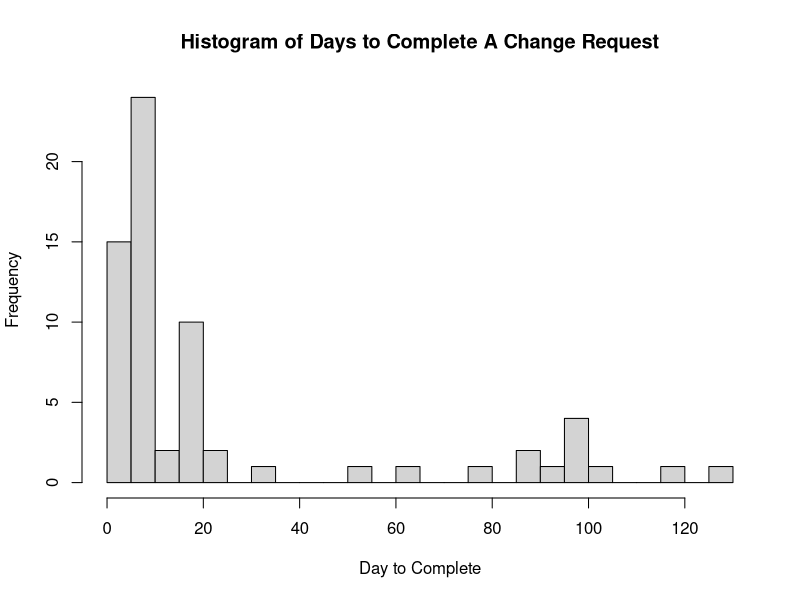
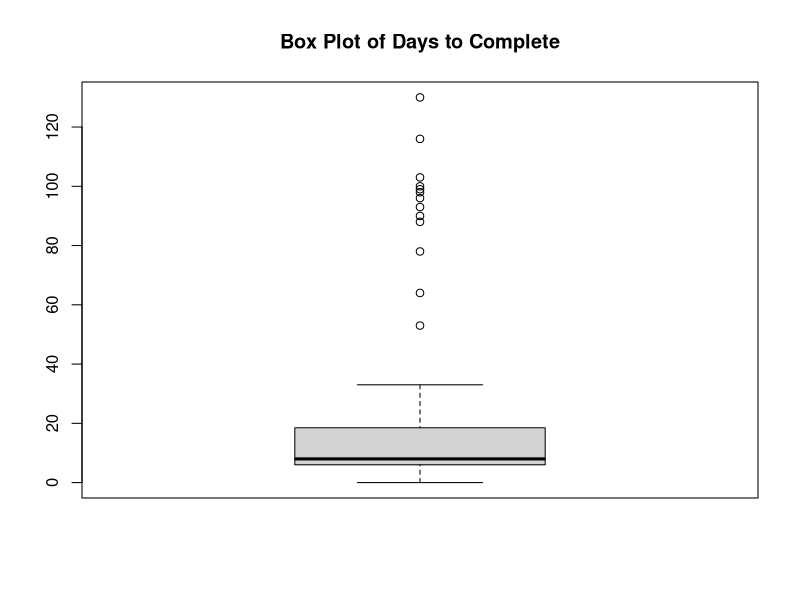
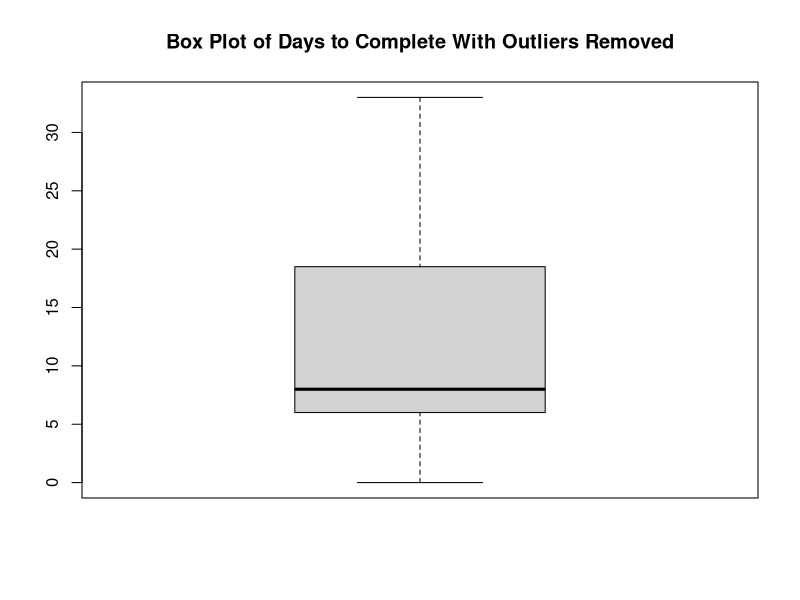
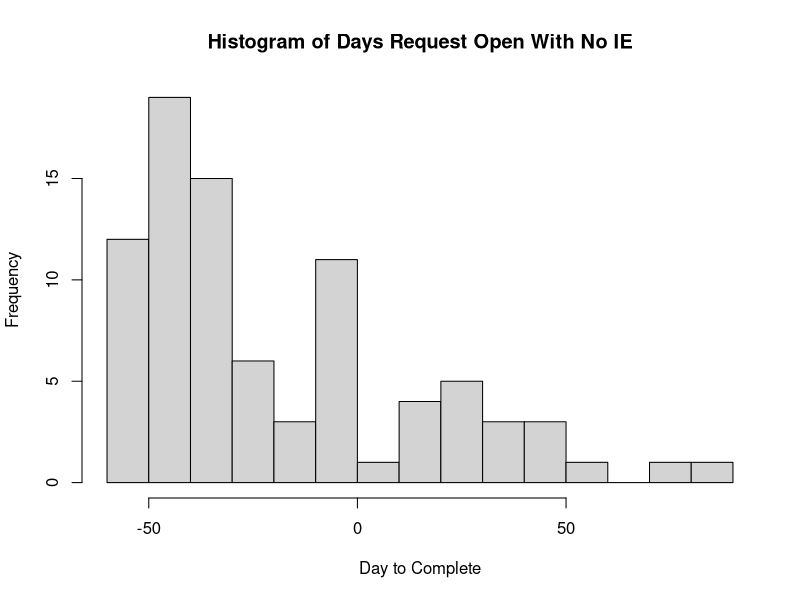
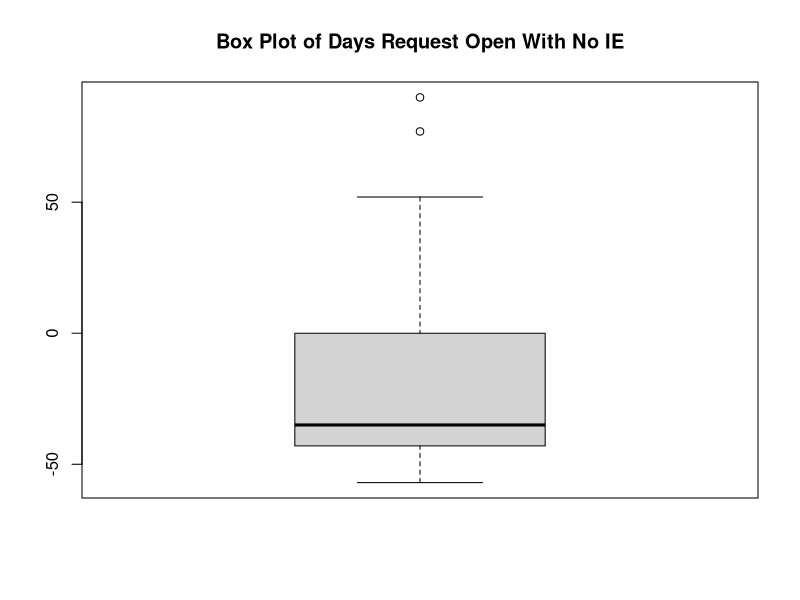
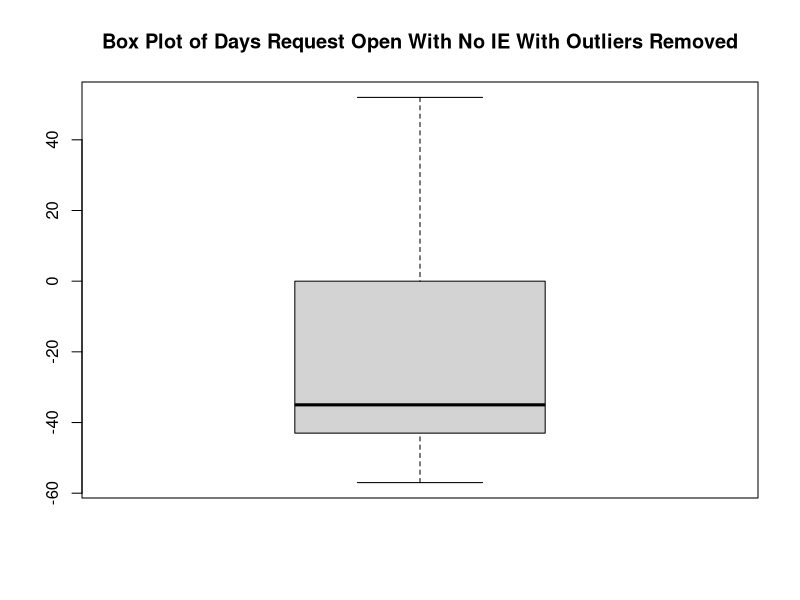

The R script that drew these images, in order:
## ---- chunk 1
knitr::opts_chunk$set(echo = TRUE)
## ---- chunk 2
library(lubridate)
## ---- chunk 3
ACR.raw <- read.csv(file = "./data/ACR.csv",
                    stringsAsFactors = FALSE)
name <- c("SQA",
          "Application",
          "CRNumber",
          "CRDate",
          "CRApproved",
          "IENumber",
          "IEDate",
          "IEApproved",
          "Reason",
          "Comments")
names(ACR.raw) <- name
rm(name)
ACR <- ACR.raw
## ---- chunk 4
ACR$SQA <- as.factor(ACR$SQA)
ACR$Application <- as.factor(ACR$Application)
ACR$CRApproved <- as.factor(ACR$CRApproved)
ACR$IEApproved <- as.factor(ACR$IEApproved)
levels(ACR$IEApproved)[1] <- NA
ACR$Reason <- as.factor(ACR$Reason)
levels(ACR$Reason)[1] <- NA
## ---- chunk 5
ACR$CRDate <- as.Date(ACR$CRDate, format = "%d-%b-%y")
ACR$IEDate<- as.Date(ACR$IEDate, format = "%d-%b-%y")
ACR$CRmonth <- lubridate::month(ACR$CRDate, label = TRUE)
ACR$CRyear <- lubridate::year(ACR$CRDate)
ACR$IEmonth <- lubridate::month(ACR$IEDate, label = TRUE)
ACR$IEyear <- lubridate::year(ACR$IEDate)          
## ---- chunk 6
str(ACR)
## ---- chunk 7
#create master dataframe
work <- subset(ACR,
               subset = (CRmonth == "Dec" & CRyear == 2018) |
                    (subset = IEmonth == "Dec" & IEyear == 2018))
# Create the CR data fram
workCR <- subset(ACR,
               subset = CRmonth == "Dec" & CRyear == 2018)
# create the IE data frame.
workIE <- subset(ACR,
               subset = IEmonth == "Dec" & IEyear == 2018)
## ---- chunk 8
nrow(subset(workCR,
            subset = (CRApproved == "A" | CRApproved == "A-FP")))
## ---- chunk 9
nrow(subset(workCR,
            subset = (CRApproved == "D")))
## ---- chunk 10
nrow(subset(workIE,
            subset = (IEApproved == "A" | IEApproved == "A-FP")))
## ---- chunk 11
nrow(subset(workIE,
            subset = (CRApproved == "D")))
## ---- chunk 12
nrow(subset(workCR,
            subset = CRApproved == "A-FP")) / 
     nrow(workCR) * 100
## ---- chunk 13
nrow(subset(workIE,
            subset = IEApproved == "A-FP")) / 
     nrow(workIE) * 100
## ---- chunk 14
nrow(subset(work,
            subset = (CRApproved == "A-FP" & IEApproved == "A-FP"))) /
     nrow(work) * 100
## ---- chunk 15
table(subset(workCR, 
             subset = CRApproved != "D")$Application)
table(subset(workCR, 
             subset = CRApproved != "D")$SQA)
## ---- chunk 16
table(subset(workIE, 
             subset = IEApproved != "D")$Application)

table(subset(workIE, 
             subset = IEApproved != "D")$SQA)
## ---- chunk 17
table(subset(workCR, 
             subset = CRApproved != "D")$Application) +
     table(subset(workIE, 
             subset = IEApproved != "D")$Application)
table(subset(workCR, 
             subset = CRApproved != "D")$SQA) +
     table(subset(workIE, 
             subset = CRApproved != "D")$SQA)
## ---- chunk 18
# select records that have been approved (both CR adn IE)
work.all <- subset(ACR,
                   subset = ((CRApproved == "A" | CRApproved == "A-FP") &
                                  (IEApproved == "A" | IEApproved == "A-FP")))
# now further select records from above that were completed in the correct month
work.all <- subset(work.all,
                   subset = (IEmonth == "Dec" & IEyear == 2018))
# compute interval
work.all$Interval <- as.numeric(work.all$IEDate - work.all$CRDate)
# results
nrow(work.all)
summary(work.all$Interval)
sd(work.all$Interval)
table(work.all$Interval)
quantile(work.all$Interval)
hist(work.all$Interval,
     breaks = 20,
     main = "Histogram of Days to Complete A Change Request",
     xlab = "Day to Complete")
boxplot(work.all$Interval,
        main = "Box Plot of Days to Complete")
boxplot(work.all$Interval,
        main = "Box Plot of Days to Complete With Outliers Removed",
        outline = FALSE)
## ---- chunk 19
# selected records that have approved CR but no IE
work.open <- subset(ACR,
                    subset = (CRApproved == "A-FP" | CRApproved == "A") & 
                         is.na(IEApproved))
# compute days open
work.open$daysOpen <- as.numeric(as.Date("2-Jan-19", format = "%d-%b-%y") - 
                                      work.open$CRDate)
# Results
nrow(work.open)
summary(work.open$daysOpen)
sd(work.open$daysOpen)
quantile(work.open$daysOpen)
hist(work.open$daysOpen,
     breaks = 20,
     main = "Histogram of Days Request Open With No IE",
     xlab = "Day to Complete")
boxplot(work.open$daysOpen,
        main = "Box Plot of Days Request Open With No IE")
boxplot(work.open$daysOpen,
        main = "Box Plot of Days Request Open With No IE With Outliers Removed",
        outline = FALSE)
